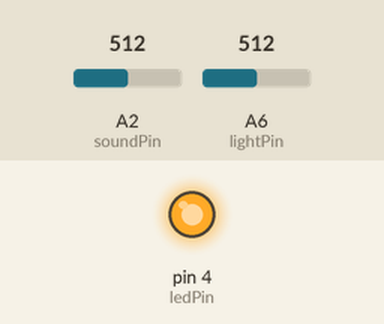
Simulated run of this sketch. Board: Arduino Nano, built with avr-gcc and run on an emulated ATmega328P. On the bench: output pins drawn as LEDs (lit = HIGH). The test bench sets the inputs (shaded band); at power-on: A2 (soundPin) = 512, A6 (lightPin) = 512.

Above: at 1.2 s.
1.3 s: A2 (soundPin) set to 54
2.8 s: A2 (soundPin) set to 44
At 4.0 s:
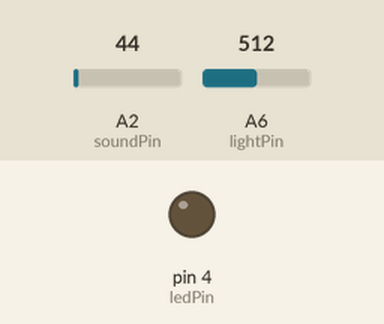
4.3 s: A2 (soundPin) set to 60
At 5.3 s:
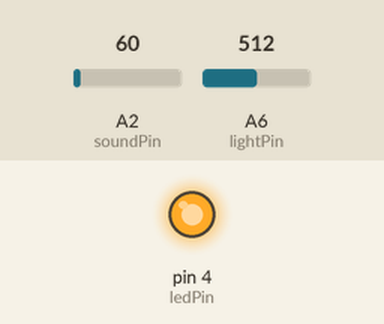
5.8 s: A2 (soundPin) set to 40
At 6.5 s:
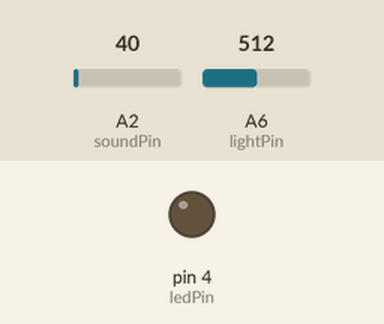
Timing chart, 0 to 8.3 s (numbered marks = the images above; inputs shaded):
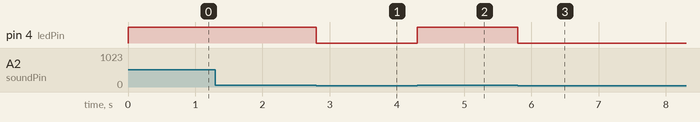

Measured:
- the behaviour switches between 51 and 50 on A2 (soundPin) (found by bisection; images 0 and 1)
- after the input at 1.3 s, every drawn part: stays the same
- after the input at 2.8 s, pin 4 (ledPin): HIGH → LOW at once
- after the input at 4.3 s, pin 4 (ledPin): LOW → HIGH at once
- after the input at 5.8 s, pin 4 (ledPin): HIGH → LOW at once

The sketch:

Project_2_intelligent_sound_light_lamp.ino
```cpp
//light Induction Desk Lamp

int soundPin = A2; // Analog sound sensor is to be attached to analog
int lightPin = A6; //Analog light sensor is to be attached to analog
int ledPin = 4; // Digital LED is to be attached to digital

void setup() {
  pinMode(ledPin, OUTPUT);
}

void loop(){
  int soundState = analogRead(soundPin); // Read sound sensor’s value
  int lightState = analogRead(lightPin); // Read light sensor’s value

  // if the sound sensor's value is greater than 50 or the sound sensor's is less than 10, the light will be on.
  //Otherwise, the light will be turned off
  if (soundState > 50 || lightState < 10) {
    digitalWrite(ledPin, HIGH);
    //delay(5000);
    //You can delete the "//" to make the LED on for five seconds
  } else {
    digitalWrite(ledPin, LOW);
  }
}
```
